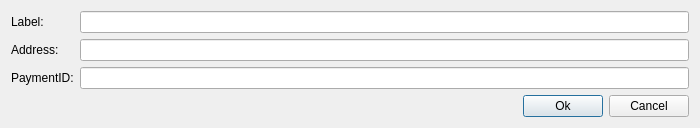
<?xml version="1.0" encoding="UTF-8"?>
<ui version="4.0">
  <class>NewAddressDialog</class>
  <widget class="QDialog" name="NewAddressDialog">
    <property name="geometry">
      <rect>
        <x>0</x>
        <y>0</y>
        <width>700</width>
        <height>125</height>
      </rect>
    </property>
    <property name="windowTitle">
      <string>New address</string>
    </property>
    <layout class="QGridLayout" name="gridLayout">
      <item row="0" column="0">
        <widget class="QLabel" name="label">
          <property name="sizePolicy">
            <sizepolicy hsizetype="Maximum" vsizetype="Preferred">
              <horstretch>0</horstretch>
              <verstretch>0</verstretch>
            </sizepolicy>
          </property>
          <property name="text">
            <string>Label:</string>
          </property>
        </widget>
      </item>
      <item row="1" column="0">
        <widget class="QLabel" name="label_2">
          <property name="sizePolicy">
            <sizepolicy hsizetype="Maximum" vsizetype="Preferred">
              <horstretch>0</horstretch>
              <verstretch>0</verstretch>
            </sizepolicy>
          </property>
          <property name="text">
            <string>Address:</string>
          </property>
        </widget>
      </item>
      <item row="2" column="0">
        <widget class="QLabel" name="label_3">
          <property name="sizePolicy">
            <sizepolicy hsizetype="Maximum" vsizetype="Preferred">
              <horstretch>0</horstretch>
              <verstretch>0</verstretch>
            </sizepolicy>
          </property>
          <property name="text">
            <string>PaymentID:</string>
          </property>
        </widget>
      </item>
      <item row="3" column="0" colspan="2">
        <spacer name="horizontalSpacer">
          <property name="orientation">
            <enum>Qt::Horizontal</enum>
          </property>
          <property name="sizeHint" stdset="0">
            <size>
              <width>600</width>
              <height>20</height>
            </size>
          </property>
        </spacer>
      </item>
      <item row="3" column="2">
        <widget class="QPushButton" name="m_okButton">
          <property name="enabled">
            <bool>true</bool>
          </property>
          <property name="text">
            <string>Ok</string>
          </property>
          <property name="default">
            <bool>true</bool>
          </property>
        </widget>
      </item>
      <item row="3" column="3">
        <widget class="QPushButton" name="m_cancelButton">
          <property name="text">
            <string>Cancel</string>
          </property>
        </widget>
      </item>
      <item row="2" column="1" colspan="3">
        <widget class="QLineEdit" name="m_contactPaymentIdEdit">
          <property name="echoMode">
            <enum>QLineEdit::Normal</enum>
          </property>
        </widget>
      </item>
      <item row="1" column="1" colspan="3">
        <widget class="QLineEdit" name="m_addressEdit">
          <property name="echoMode">
            <enum>QLineEdit::Normal</enum>
          </property>
        </widget>
      </item>
      <item row="0" column="1" colspan="3">
        <widget class="QLineEdit" name="m_labelEdit">
          <property name="sizePolicy">
            <sizepolicy hsizetype="Expanding" vsizetype="Fixed">
              <horstretch>0</horstretch>
              <verstretch>0</verstretch>
            </sizepolicy>
          </property>
          <property name="echoMode">
            <enum>QLineEdit::Normal</enum>
          </property>
        </widget>
      </item>
    </layout>
  </widget>
  <tabstops>
    <tabstop>m_labelEdit</tabstop>
    <tabstop>m_addressEdit</tabstop>
    <tabstop>m_contactPaymentIdEdit</tabstop>
    <tabstop>m_okButton</tabstop>
    <tabstop>m_cancelButton</tabstop>
  </tabstops>
  <resources/>
  <connections>
    <connection>
      <sender>m_okButton</sender>
      <signal>clicked()</signal>
      <receiver>NewAddressDialog</receiver>
      <slot>accept()</slot>
      <hints>
        <hint type="sourcelabel">
          <x>410</x>
          <y>102</y>
        </hint>
        <hint type="destinationlabel">
          <x>294</x>
          <y>63</y>
        </hint>
      </hints>
    </connection>
    <connection>
      <sender>m_cancelButton</sender>
      <signal>clicked()</signal>
      <receiver>NewAddressDialog</receiver>
      <slot>reject()</slot>
      <hints>
        <hint type="sourcelabel">
          <x>526</x>
          <y>102</y>
        </hint>
        <hint type="destinationlabel">
          <x>294</x>
          <y>63</y>
        </hint>
      </hints>
    </connection>
  </connections>
</ui>
